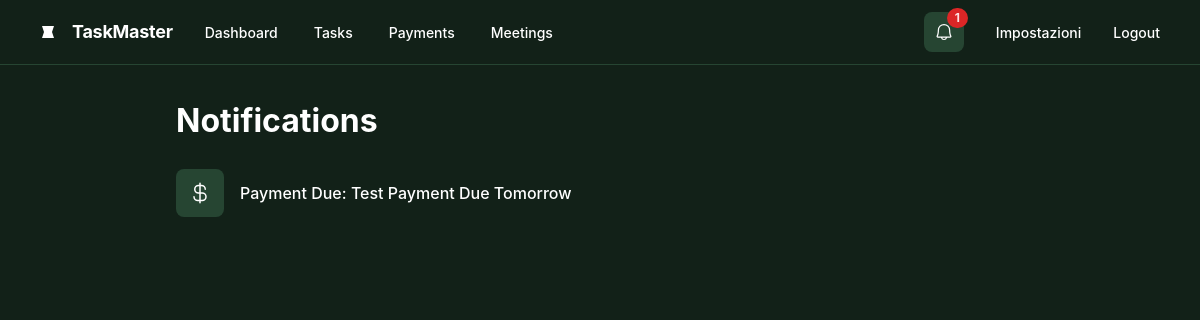
The app's page /notifiche (signed in), older data.
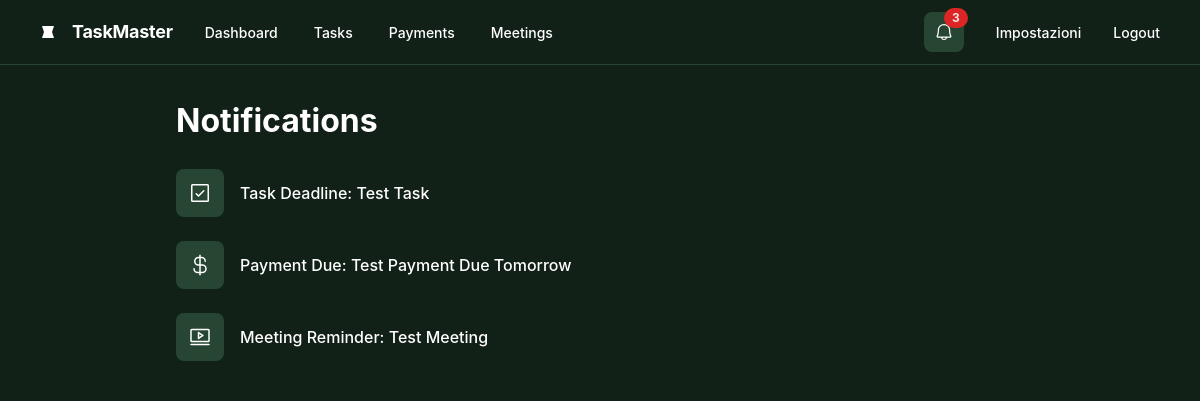
The same page, newer data.
### tables this page shows
CREATE TABLE payments (
                    id INTEGER PRIMARY KEY AUTOINCREMENT,
                    description TEXT NOT NULL,
                    amount REAL NOT NULL,
                    due_date TEXT,
                    status TEXT NOT NULL,
                    user_id INTEGER,
                    FOREIGN KEY(user_id) REFERENCES users(id)
                );

CREATE TABLE tasks (
                    id INTEGER PRIMARY KEY AUTOINCREMENT,
                    title TEXT NOT NULL,
                    description TEXT,
                    status TEXT NOT NULL,
                    user_id INTEGER,
                    client_id INTEGER,
                    created_at TIMESTAMP DEFAULT CURRENT_TIMESTAMP,
                    FOREIGN KEY(user_id) REFERENCES users(id),
                    FOREIGN KEY(client_id) REFERENCES clients(id)
                );

CREATE TABLE meetings (
                    id INTEGER PRIMARY KEY AUTOINCREMENT,
                    title TEXT NOT NULL,
                    date TEXT NOT NULL,
                    time TEXT NOT NULL,
                    user_id INTEGER,
                    FOREIGN KEY(user_id) REFERENCES users(id)
                );

### app.py (the view)
@app.route('/notifiche')
@login_required
def notifiche():
    db = get_db()
    tasks = db.execute('''
        SELECT title, 'task' as type FROM tasks
        WHERE user_id = ? AND date(julianday(strftime('%Y-%m-%d', 'now'))) - date(julianday(created_at)) <= 2
    ''', (session['user_id'],)).fetchall()
    payments = db.execute('''
        SELECT description, 'payment' as type FROM payments
        WHERE date(julianday(due_date)) - date(julianday(strftime('%Y-%m-%d', 'now'))) <= 2
    ''').fetchall()
    meetings = db.execute('''
        SELECT title, 'meeting' as type FROM meetings
        WHERE date(julianday(date)) - date(julianday(strftime('%Y-%m-%d', 'now'))) <= 1
    ''').fetchall()
    notifications = tasks + payments + meetings
    return render_template('notifiche.html', notifications=notifications)

### app.py (called while the page is built)
@app.before_request
def before_request():
    if 'language' in session:
        g.locale = session['language']
    else:
        g.locale = request.accept_languages.best_match(app.config['LANGUAGES'].keys())

def get_db():
    db = getattr(g, '_database', None)
    if db is None:
        db = g._database = sqlite3.connect(DATABASE)
        db.row_factory = sqlite3.Row
    return db

@app.teardown_appcontext
def close_connection(exception):
    db = getattr(g, '_database', None)
    if db is not None:
        db.close()

def login_required(f):
    @wraps(f)
    def decorated_function(*args, **kwargs):
        if 'user_id' not in session:
            return redirect(url_for('login'))
        return f(*args, **kwargs)
    return decorated_function

### templates/notifiche.html (shortened to what this page needs)
{% extends "layout.html" %}
{% block content %}
<div class="flex flex-wrap justify-between gap-3 p-4"><p class="text-white tracking-light text-[32px] font-bold leading-tight min-w-72">{{ _('Notifications') }}</p></div>
{% if notifications %}
    {% for notification in notifications %}
    <div class="flex items-center gap-4 bg-[#122118] px-4 min-h-[72px] py-2">
        <div class="text-white flex items-center justify-center rounded-lg bg-[#264532] shrink-0 size-12" data-icon="Calendar" data-size="24px" data-weight="regular">
        </div>
        <div class="flex flex-col justify-center">
            <p class="text-white text-base font-medium leading-normal line-clamp-1">
                {% if notification.type == 'task' %}
                    {{ _('Task Deadline') }}: {{ notification.title }}
                {% elif notification.type == 'payment' %}
                    {{ _('Payment Due') }}: {{ notification.description }}
                {% elif notification.type == 'meeting' %}
                    {{ _('Meeting Reminder') }}: {{ notification.title }}
                {% endif %}
            </p>
        </div>
    </div>
    {% endfor %}
{% else %}
    <p class="px-4">{{ _('No new notifications.') }}</p>
{% endif %}
{% endblock %}

Row changes from the older to the newer data that the page shows:
added tasks: title "Test Task"
added meetings: title "Test Meeting"
Text that changed along with them:
{{ notifications|length }}: "1" → "3"
